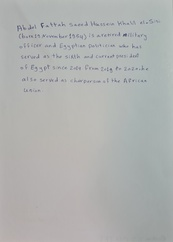
#> input picture F1.jpg, 173 x 242 px, shrunk from 2484 x 3472 before the run, found by its file name
$ python mtDemoBifLab.py
#> lines starting #> are read from the running program, lines starting #| are printed output that depends on the picture
### matlab/mtBifs.py
import numpy as np
import cv2
import matplotlib.pyplot as plt
from filters.mtGaussianDerivativeFilters1d import mtGaussianDerivativeFilters1d
from filters.mtSeparableFilter2 import mtSeparableFilter2


class mtBifs:
    def __init__(self, inputImage, blurWidth, flatnessThreshold):
        # Convert color image to grayscale if needed
        if len(inputImage.shape) == 3:
            inputImage = cv2.cvtColor(inputImage, cv2.COLOR_BGR2GRAY)

        # Rename input parameters to terms used in BIF papers
        # Force numeric parameters to be floats to avoid mixing integers and floats
        self.sigma = float(blurWidth)
        self.gamma = float(flatnessThreshold)

        # Generate filter responses
        self.L, Lx, Ly, Lxx, Lyy, Lxy = self.dtgFilterResponsesFromImage(
            inputImage, self.sigma
        )

        # Generate and set BIF classes
        self.Class = self.bifClassesFromFilterResponses(
            self.sigma, self.gamma, self.L, Lx, Ly, Lxx, Lyy, Lxy
        )

        # Generate and set BIF orientations
        self.Vx, self.Vy = self.bifOrientationsFromFilterResponses(
            self.L, Lx, Ly, Lxx, Lyy, Lxy
        )

    @staticmethod
    def dtgFilterResponsesFromImage(inputImage, sigma):
        # Generate the 1D Gaussian Derivative filters used to calculate BIFs
        # s0 = zeroth order 1D filter
        # s1 = first-order 1D filter
        # s2 = second-order 1D filter
        s0, s1, s2 = mtGaussianDerivativeFilters1d(sigma)

        # Calculate 2D filter responses over the image using the 1D filters
        # Pad extended boundary so filter response is same size as input
        # image and pad boundary with reflected edge pixels
        filterMode = "mirror"
        # zeroth order filter
        L = mtSeparableFilter2(s0, s0, inputImage, filterMode)
        # first-order in x, zeroth in y
        Lx = mtSeparableFilter2(s1, s0, inputImage, filterMode)
        # first-order in y, zeroth in x
        Ly = mtSeparableFilter2(s0, s1, inputImage, filterMode)
        # second-order in x, zeroth in y
        Lxx = mtSeparableFilter2(s2, s0, inputImage, filterMode)
        # second-order in y, zeroth in x
        Lyy = mtSeparableFilter2(s0, s2, inputImage, filterMode)
        # first-order in x and y
        Lxy = mtSeparableFilter2(s1, s1, inputImage, filterMode)

        return L, Lx, Ly, Lxx, Lyy, Lxy

    @staticmethod
    def bifClassesFromFilterResponses(sigma, gamma, L, Lx, Ly, Lxx, Lyy, Lxy):
        # Compute BIF classes
        numBifClasses = 7
        numYs, numXs = L.shape
        jetScore = np.zeros((numYs, numXs, numBifClasses))

        # 1: flat (pink)
        jetScore[:, :, 0] = gamma * L
        # 2: gradient (grey)
        jetScore[:, :, 1] = sigma * np.sqrt(Lx**2 + Ly**2)

        # Second order BIFs are calculated from Hessian eigenvalues.
        # The formulation below has been chosen to be numerically stable
        # as some issues were encountered due to numerical precision
        # issues when using some other formulations.
        eigVal1 = (Lxx + Lyy + np.sqrt((Lxx - Lyy) ** 2 + 4 * Lxy**2)) / 2
        eigVal2 = (Lxx + Lyy - np.sqrt((Lxx - Lyy) ** 2 + 4 * Lxy**2)) / 2

        # 3: dark blob (black)
        jetScore[:, :, 2] = sigma**2 * (eigVal1 + eigVal2) / 2
        # 4: light blob (white)
        jetScore[:, :, 3] = -(sigma**2) * (eigVal1 + eigVal2) / 2
        # 5: dark line (blue)
        jetScore[:, :, 4] = sigma**2 * eigVal1 / np.sqrt(2)
        # 6: light line (yellow)
        jetScore[:, :, 5] = -(sigma**2) * eigVal2 / np.sqrt(2)
        # 7: saddle (green)
        jetScore[:, :, 6] = sigma**2 * (eigVal1 - eigVal2) / 2

        # Get maximum BIF score at each pixel (index in third dimension
        # corresponds to integer code for BIF class)
        bifClasses = np.argmax(jetScore, axis=2) + 1

        return bifClasses

    def bifOrientationsFromFilterResponses(self, L, Lx, Ly, Lxx, Lyy, Lxy):
        # Compute unit vector orientations for first order BIF classes
        vx1 = Lx
        vy1 = Ly
        norm1 = np.sqrt(vx1**2 + vy1**2)
        vx1 = np.divide(vx1, norm1, out=np.zeros_like(vx1), where=norm1 != 0)
        vy1 = np.divide(vy1, norm1, out=np.zeros_like(vy1), where=norm1 != 0)

        # Compute unit vector orientations for second order BIF classes
        vx2 = -(-Lxx + Lyy + np.sqrt((Lxx - Lyy) ** 2 + 4 * Lxy**2)) / (2 * Lxy)
        vy2 = np.ones_like(vx2)
        norm2 = np.sqrt(vx2**2 + vy2**2)
        vx2 = np.divide(vx2, norm2, out=np.zeros_like(vx2), where=norm2 != 0)
        vy2 = np.divide(vy2, norm2, out=np.zeros_like(vy2), where=norm2 != 0)

        # Handle cases where Lxy is zero
        vertMask = Lxx > Lyy
        horzMask = Lyy > Lxx
        zero_mask = Lxy == 0
        vx2[zero_mask & vertMask] = 0
        vy2[zero_mask & vertMask] = 1
        vx2[zero_mask & horzMask] = 1
        vy2[zero_mask & horzMask] = 0

        # Handle light ridges
        lightMask2 = self.Class == 6
        vx2Old = vx2.copy()
        vy2Old = vy2.copy()
        vx2[lightMask2] = vy2Old[lightMask2]
        vy2[lightMask2] = -vx2Old[lightMask2]

        # Assign orientations to output variables
        vx = np.where(self.Class == 2, vx1, vx2)
        vy = np.where(self.Class == 2, vy1, vy2)

        # [11 lines of commented-out code are left out]

        return vx, vy

    # [132 lines left out: functions colourMap, drawBifDir2d, getSnippet, show, not called in this run]

    def generate_histogram(self):
        """
        Generates the oBIF histogram for the current mtBifs object.

        Returns:
            numpy.ndarray: The oBIF histogram.
        """
        # Initialize histogram bins
        num_bins = 23  # From the given formula 5n + 3
        histogram = np.zeros(num_bins)

        # Iterate over each pixel in the image
        for row in range(self.Class.shape[0]):
            for col in range(self.Class.shape[1]):
                # Determine the orientation bin index based on oBIF orientation and class
                if self.Class[row, col] == 2:  # Gray class
                    orientation = (
                        np.arctan2(self.Vy[row, col], self.Vx[row, col]) / np.pi
                    )
                    if 0.125 >= orientation > -0.125:
                        bin_index = 1  # 1st quadrant
                    elif 0.375 >= orientation > 0.125:
                        bin_index = 2  # 2nd quadrant
                    elif 0.625 >= orientation > 0.375:
                        bin_index = 3  # 3rd quadrant
                    elif 0.875 >= orientation > 0.625:
                        bin_index = 4  # 4th quadrant
                    elif -0.125 >= orientation > -0.375:
                        bin_index = 8  # 8th quadrant
                    elif -0.375 >= orientation > -0.625:
                        bin_index = 7  # 7th quadrant
                    elif -0.625 >= orientation > -0.875:
                        bin_index = 6  # 6th quadrant
                    else:
                        bin_index = 5  # 5th quadrant
                elif self.Class[row, col] == 3:  # black class
                    bin_index = 9
                elif self.Class[row, col] == 4:  # white class
                    bin_index = 10
                elif self.Class[row, col] == 5:  # Blue class
                    orientation = (
                        np.arctan2(self.Vy[row, col], self.Vx[row, col]) / np.pi
                    )
                    if 0.875 >= orientation > 0.625 or -0.125 >= orientation > -0.375:
                        bin_index = 14  # 4th and 8th quadrant
                    elif 0.625 >= orientation > 0.375 or -0.375 >= orientation > -0.625:
                        bin_index = 13  # 3th and 7th quadrant
                    elif 0.375 >= orientation > 0.125 or -0.625 >= orientation > -0.875:
                        bin_index = 12  # 2nd and 6th quadrant
                    else:
                        bin_index = 11  # 1st and 5th quadrant
                elif self.Class[row, col] == 6:  # Yellow class
                    orientation = (
                        np.arctan2(self.Vy[row, col], self.Vx[row, col]) / np.pi
                    )
                    if 0.875 >= orientation > 0.625 or -0.125 >= orientation > -0.375:
                        bin_index = 18  # 4th and 8th quadrant
                    elif 0.625 >= orientation > 0.375 or -0.375 >= orientation > -0.625:
                        bin_index = 17  # 3th and 7th quadrant
                    elif 0.375 >= orientation > 0.125 or -0.625 >= orientation > -0.875:
                        bin_index = 16  # 2nd and 6th quadrant
                    else:
                        bin_index = 15  # 1st and 5th quadrant
                elif self.Class[row, col] == 7:  # Green class
                    orientation = (
                        np.arctan2(self.Vy[row, col], self.Vx[row, col]) / np.pi
                    )
                    if 0.875 >= orientation > 0.625 or -0.125 >= orientation > -0.375:
                        bin_index = 22  # 4th and 8th quadrant
                    elif 0.625 >= orientation > 0.375 or -0.375 >= orientation > -0.625:
                        bin_index = 21  # 3th and 7th quadrant
                    elif 0.375 >= orientation > 0.125 or -0.625 >= orientation > -0.875:
                        bin_index = 20  # 2nd and 6th quadrant
                    else:
                        bin_index = 19  # 1st and 5th quadrant
                else:  # invalid classes y pink class
                    continue

                # Increment the corresponding bin in the histogram
                histogram[bin_index] += 1

        # Normalize the histogram
        histogram /= np.sum(histogram)

        return histogram

### matlab/filters/mtSeparableFilter2.py
import numpy as np
from scipy.signal import convolve2d


def mtSeparableFilter2(xFilter, yFilter, input, mode="mirror"):
    """
    mtSeparableFilter2
    Performs 2D filtering of a 2D matrix input by a separable 2D filter by
    filtering by the x and y filter components in turn and combining the results

    Parameters:
    - xFilter (1D array): 1D filter comprising the x-component of a separable 2D filter
    - yFilter (1D array): 1D filter comprising the y-component of a separable 2D filter
    - input (2D array): The 2D input matrix to be filtered
    - mode (str): The filter mode. Options are:
        - 'cyclic': Returns an output the same size and the input. The input is
                    extended in x and y prior to filtering, with the extended boundaries
                    filled with pixels "wrapped round" from the opposite edge of the input
        - 'mirror': Returns an output the same size and the input. The input is
                    extended in x and y, prior to filtering, with the extended boundaries
                    filled with pixels "reflected" from the edge of the input.
        - Any valid "mode" argument to SciPy's convolve2d function. These
                    options will all extend the image in x and y prior to filtering, with the
                    extended boundaries filled according to the mode.
                    For more information, see the documentation of SciPy's convolve2d function.

    Returns:
    - output (2D array): Filtered output (same size as input)
    """
    # Check x and y filters are 1D vectors
    if xFilter.ndim != 1 or yFilter.ndim != 1:
        raise ValueError("x and y filters must be 1D vectors")
    # Check x and y filters have an odd length
    if len(xFilter) % 2 == 0 or len(yFilter) % 2 == 0:
        raise ValueError("x and y filters must be of odd length")

    # Ensure x is a row vector and y is a column vector
    xFilter = np.reshape(xFilter, (1, len(xFilter)))
    yFilter = np.reshape(yFilter, (len(yFilter), 1))

    if mode.lower() == "cyclic":
        # If cyclic mode selected, extend image in x (for x filter pass) and y (for y filter pass)
        # and fill extended padding with pixels from opposite side of image.
        # Using convolve2d in 'valid' mode on the padded image returns an output with the same dimensions as the unpadded input image.
        xOut = convolve2d(
            input, np.flip(xFilter, axis=1), mode="valid", boundary="wrap"
        )
        output = convolve2d(
            xOut, np.flip(yFilter, axis=0), mode="valid", boundary="wrap"
        )
    elif mode.lower() == "mirror":
        # If mirror mode selected, extend image in x (for x filter pass) and y (for y filter pass)
        # and fill extended padding with reflected boundary pixels.
        # Using convolve2d in 'valid' mode on the padded image returns an output with the same dimensions as the unpadded input image.
        xOut = convolve2d(
            input, np.flip(xFilter, axis=1), mode="valid", boundary="symm"
        )
        output = convolve2d(
            xOut, np.flip(yFilter, axis=0), mode="valid", boundary="symm"
        )
    else:
        # Otherwise just apply convolve2d for x and y filters, passing selected mode
        # Modes supported by convolve2d are:
        # 'same' - (default) returns the central part of the correlation that is the same size as the image.
        # 'valid' - returns only those parts of the correlation that are computed without the zero-padded edges, size(output) < size(image).
        # 'full' - returns the full 2-D correlation, size(output) > size(image).
        output = convolve2d(
            convolve2d(input, xFilter, mode=mode, boundary="fill"),
            yFilter,
            mode=mode,
            boundary="fill",
        )

    return output

### matlab/filters/mtGaussianDerivativeFilters1d.py
import numpy as np
from .mtGaussianDerivativeFilter1d_s0 import mtGaussianDerivativeFilter1d_s0
from .mtGaussianDerivativeFilter1d_s1 import mtGaussianDerivativeFilter1d_s1
from .mtGaussianDerivativeFilter1d_s2 import mtGaussianDerivativeFilter1d_s2
from .mtDownsampleFilter import mtDownsampleFilter


def mtGaussianDerivativeFilters1d(sigma):
    """
    mtGaussianDerivativeFilters1d
    Generates discrete zeroth, first, and second order 1D Gaussian Derivative filters

    Parameters:
    - sigma (float): Standard deviation of Gaussian used to generate filters

    Returns:
    - s0 (1D array): zeroth order 1D filter
    - s1 (1D array): first-order 1D filter
    - s2 (1D array): second-order 1D filter

    Usage: s0, s1, s2 = mtGaussianDerivativeFilters1d(sigma)
    """

    # Force numeric parameters to be float to avoid errors
    sigma = float(sigma)

    # Internal parameters
    # scaleFactor: Number of bins in higher resolution filter for each bin in
    # original resolution filter
    # widthMulti: Filters are centered on the middle bin. The extent of the filter
    # either side of this central pixel is widthMulti standard deviations
    scaleFactor = 10
    widthMulti = 5
    halfWidth = (np.ceil(sigma) * widthMulti) + 1

    # Set x values for each bin of high resolution filter. Note that the x limits
    # are the same, we just generate more bins between them
    xHighRes = np.arange(-halfWidth, halfWidth + 1, 1 / scaleFactor)

    # Zeroth order filter
    s0HighRes = mtGaussianDerivativeFilter1d_s0(xHighRes, sigma)
    s0 = mtDownsampleFilter(s0HighRes, scaleFactor)
    # First-order filter
    s1R = mtGaussianDerivativeFilter1d_s1(xHighRes, sigma)
    s1 = mtDownsampleFilter(s1R, scaleFactor)
    # Second-order filter
    s2R = mtGaussianDerivativeFilter1d_s2(xHighRes, sigma)
    s2 = mtDownsampleFilter(s2R, scaleFactor)

    return s0, s1, s2

### matlab/filters/mtGaussianDerivativeFilter1d_s0.py
import numpy as np


def mtGaussianDerivativeFilter1d_s0(x, sigma):
    """
    mtGaussianDerivativeFilter1d_s0
    Generate discrete zeroth-order 1D Gaussian Derivative filter

    Parameters:
    - x (1D array): array of x values
    - sigma (float): Standard deviation of Gaussian used to generate filter

    Returns:
    - s0 (1D array): zeroth order 1D filter

    Usage: s0 = mtGaussianDerivativeFilter1d_s0(x, sigma)
    """
    Cs = 1 / (np.sqrt(2 * np.pi) * sigma)
    s0 = Cs * np.exp(-(x**2) / (2 * sigma**2))
    return s0

### matlab/filters/mtGaussianDerivativeFilter1d_s1.py
from .mtGaussianDerivativeFilter1d_s0 import mtGaussianDerivativeFilter1d_s0


def mtGaussianDerivativeFilter1d_s1(x, sigma):
    """
    mtGaussianDerivativeFilter1d_s1
    Generate discrete first-order 1D Gaussian Derivative filter

    Parameters:
    - x (1D array): array of x values
    - sigma (float): Standard deviation of Gaussian used to generate filter

    Returns:
    - s1 (1D array): first order 1D filter

    Usage: s1 = mtGaussianDerivativeFilter1d_s1(x, sigma)
    """
    # Compute the zeroth order 1D Gaussian Derivative filter
    s0 = mtGaussianDerivativeFilter1d_s0(x, sigma)

    # Compute the first order 1D Gaussian Derivative filter
    s1 = (x / (sigma**2)) * s0

    return s1

### matlab/filters/mtGaussianDerivativeFilter1d_s2.py
from .mtGaussianDerivativeFilter1d_s0 import mtGaussianDerivativeFilter1d_s0


def mtGaussianDerivativeFilter1d_s2(x, sigma):
    """
    mtGaussianDerivativeFilter1d_s2
    Generate discrete second-order 1D Gaussian Derivative filter

    Parameters:
    - x (1D array): array of x values
    - sigma (float): Standard deviation of Gaussian used to generate filter

    Returns:
    - s2 (1D array): second order 1D filter

    Usage: s2 = mtGaussianDerivativeFilter1d_s2(x, sigma)
    """
    # Compute the zeroth order 1D Gaussian Derivative filter
    s0 = mtGaussianDerivativeFilter1d_s0(x, sigma)

    # Compute the second order 1D Gaussian Derivative filter
    s2 = ((x**2 - sigma**2) / (sigma**4)) * s0

    return s2

### matlab/filters/mtDownsampleFilter.py
import numpy as np


def mtDownsampleFilter(inFilter, scaleFactor):
    """
    mtDownsampleFilter
    Downsamples a 1D filter by averaging across scaleFactor bins.

    Parameters:
    - inFilter (1D array): Input filter to be downsampled
    - scaleFactor (int): Factor by which to downsample the input filter. Defines the
                        number of bins to average over and collapse
                        into a single bin in the output filter

    Returns:
    - outFilter (1D array): Downsampled filter

    Usage: outFilter = mtDownsampleFilter(inFilter, scaleFactor)
    """
    numBins = len(inFilter)
    outSize = numBins // scaleFactor
    outFilter = np.zeros(outSize)

    for i in range(outSize):
        outFilter[i] = np.mean(inFilter[i * scaleFactor : (i + 1) * scaleFactor])

    return outFilter

### matlab/utils/training_ai.py
import numpy as np
from sklearn import svm
from sklearn.metrics import accuracy_score


def train_svm(histogram_f1, histogram_m1, labels):
    """
    Trains an SVM using the provided histogram and labels.
    Args:
        histogram_f (numpy.ndarray): The oBIF histogram for female image.
        histogram_m (numpy.ndarray): The oBIF histogram for male image.
        labels (list): The corresponding labels.
    Returns:
        sklearn.svm.SVC: The trained SVM model.
    """
    X = np.vstack([histogram_f1, histogram_m1])
    y = labels  # use the passed labels

    # Create an SVM with RBF kernel
    clf = svm.SVC(kernel="rbf", C=10, gamma="scale")

    # Train the SVM
    clf.fit(X, y)

    # Predict the labels for the training data
    y_pred = clf.predict(X)

    # Calculate the accuracy of the model on the training data
    accuracy = accuracy_score(y, y_pred)
    print("Training accuracy:", accuracy)

    return clf


# [15 lines left out: function test_svm, not called in this run]

### matlab/mtDemoBifLab.py
import numpy as np
import cv2
from mtBifs import mtBifs
from utils.training_ai import train_svm, test_svm


def train_oBif():
    """
    mtDemoBifLab
    Show oBIFs for demonstration images
    """
    # Define the different values of sigma and epsilon
    sigma_values = [1, 2, 4, 8, 16]
    epsilon_values = [0.1, 0.01, 0.001]

    # Define the image names
    # image_names = ["F1.jpg", "M1.jpg", "F2.jpg", "F3.jpg", "F4.jpg", "M2.jpg", "M3.jpg", "M4.jpg", "test_1.jpg", "test_2.jpg"]
    image_names = ["F1.jpg", "M1.jpg"]

    # Initialize a dictionary to store the histograms
    histograms = {}

    # Iterate over each image
    for image_name in image_names:
        # Load the image
        image = cv2.imread(image_name)
#> image is the input picture: shape (242, 173, 3); mean B, G, R 176.2, 177.5, 175.5
        if image is None:
            print(f"Failed to load image {image_name}")
            continue

        # Initialize a list to store the histograms for this image
        histograms[image_name] = []

        # Iterate over each combination of sigma and epsilon values
        for sigma in sigma_values:
            for epsilon in epsilon_values:
                # Generate the oBIFs for the current image
                bifs = mtBifs(image, sigma, epsilon)

                # Generate the histogram for the current image
                histogram = bifs.generate_histogram()

                # Append the histogram to the list of histograms for this image
                histograms[image_name].append(histogram)
#> this loop made 5 passes
#> pass 1, in mtSeparableFilter2, `xOut = convolve2d( input, np.flip(xFilter, axis=1), mode="valid", boun..`:
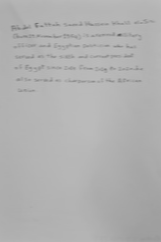
#> xOut: shape (242, 161) float64; min 101.9, max 189, mean 176.8
#> pass 1, in mtSeparableFilter2, `output = convolve2d( xOut, np.flip(yFilter, axis=0), mode="valid", bou..`:
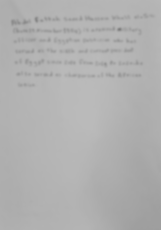
#> output: shape (230, 161) float64; min 125.1, max 187, mean 176.7
#> pass 1, in mtSeparableFilter2 (call 2), `xOut = convolve2d( input, np.flip(xFilter, axis=1), mode="valid", boun..`:
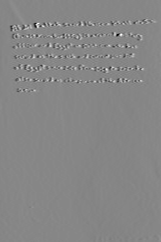
#> xOut: shape (242, 161) float64; min -32.45, max 29, mean 0; drawn with min black and max white

        # Concatenate the histograms for this image into one
        histograms[image_name] = np.concatenate(histograms[image_name])
#> pass 2 of the loop in train_oBif, `for image_name in image_names:`:
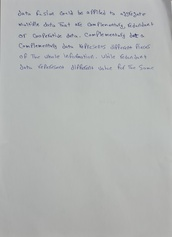
#> input picture M1.jpg, 172 x 237 px, shrunk from 2468 x 3396 before the run, found by its file name
#> in train_oBif, image is the input picture: shape (237, 172, 3); mean B, G, R 180.3, 180.9, 178.2
#> the loop in train_oBif, `for sigma in sigma_values:` made 5 passes
#> pass 1, in mtSeparableFilter2 (call 91), `xOut = convolve2d( input, np.flip(xFilter, axis=1), mode="valid", boun..`:
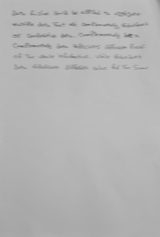
#> xOut: shape (237, 160) float64; min 104.7, max 196.2, mean 180.1
#> pass 1, in mtSeparableFilter2 (call 92), `xOut = convolve2d( input, np.flip(xFilter, axis=1), mode="valid", boun..`:
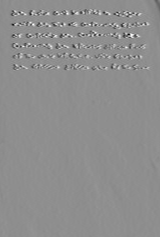
#> xOut: shape (237, 160) float64; min -34.08, max 26.89, mean 0; drawn with min black and max white

    # labels = ['F', 'F', 'F', 'F', 'M', 'M', 'M', 'M']
    # clf = train_svm(histogram_f1,histogram_f2,histogram_f3,histogram_f4, histogram_m1,histogram_m2,histogram_m3,histogram_m4, labels)
    # test_svm(clf, [histogram_test_1, histogram_test_2], ['F', 'M'])

    labels = ["F", "M"]
    clf = train_svm(histograms["F1.jpg"], histograms["M1.jpg"], labels)
    # test_svm(clf, [histogram_test_1, histogram_test_2], ['F', 'M'])
    return clf


# [43 lines left out: function test_oBif, not called in this run]


# Example usage
#> (the run stopped early here; a loop or call above may not have finished)
